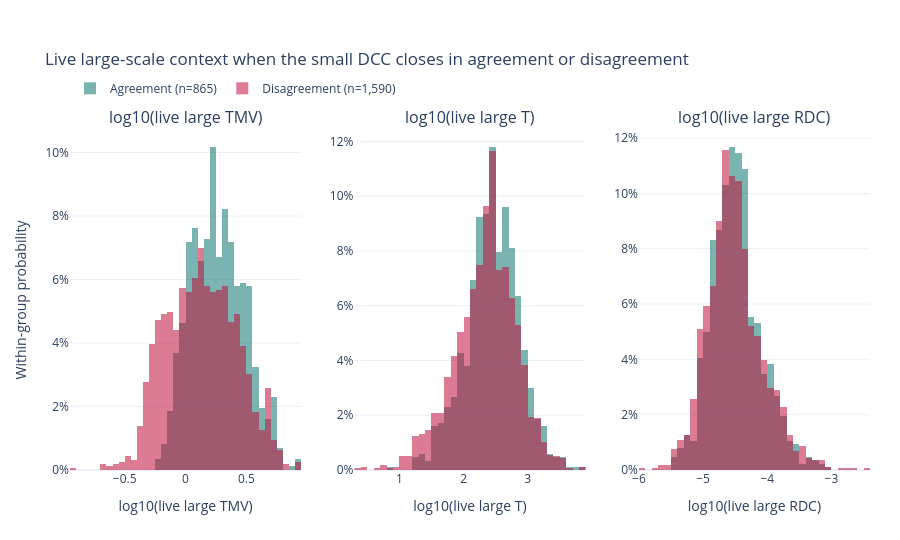

This figure's notebook cell:
### Code cell
large_context_plot_rows = large_context_rows.loc[~large_context_rows["large_dcc_same_bar"]].copy()
positive_large_context = large_context_plot_rows[large_live_columns].gt(0.0).all(axis=1)
large_context_plot_rows = large_context_plot_rows.loc[positive_large_context]
large_relationship_fig = plot_dc_relationship_feature_distributions(
    relationships=large_context_plot_rows,
    feature_labels={
        "large_tmv_at_dcc_close": "log10(live large TMV)",
        "large_t_at_dcc_close": "log10(live large T)",
        "large_rdc_at_dcc_close": "log10(live large RDC)",
    },
    relationship_column="new_small_relationship_at_close",
    title="Live large-scale context when the small DCC closes in agreement or disagreement",
)
large_relationship_fig.show()

### Figure 1 — Plotly figure (JSON) as saved in the notebook; plotly's stock layout.template omitted (floating-point values rounded to 4 significant figures; data arrays with more than 128 entries replaced by an {"elided": "..."} marker saying what was removed)
{"data": [{"bingroup": "large_tmv_at_dcc_close", "histnorm": "probability", "hovertemplate": "log10(live large TMV)=%{x:.4f}<br>within-group share=%{y:.2%}<extra></extra>", "legendgroup": "agreement", "marker": {"color": "#0f766e"}, "name": "Agreement (n=865)", "nbinsx": 55, "opacity": 0.55, "showlegend": true, "x": {"elided": "865 float values"}, "type": "histogram", "xaxis": "x", "yaxis": "y"}, {"bingroup": "large_tmv_at_dcc_close", "histnorm": "probability", "hovertemplate": "log10(live large TMV)=%{x:.4f}<br>within-group share=%{y:.2%}<extra></extra>", "legendgroup": "disagreement", "marker": {"color": "#be123c"}, "name": "Disagreement (n=1,590)", "nbinsx": 55, "opacity": 0.55, "showlegend": true, "x": {"elided": "1590 float values"}, "type": "histogram", "xaxis": "x", "yaxis": "y"}, {"bingroup": "large_t_at_dcc_close", "histnorm": "probability", "hovertemplate": "log10(live large T)=%{x:.4f}<br>within-group share=%{y:.2%}<extra></extra>", "legendgroup": "agreement", "marker": {"color": "#0f766e"}, "name": "Agreement (n=865)", "nbinsx": 55, "opacity": 0.55, "showlegend": false, "x": {"elided": "865 float values"}, "type": "histogram", "xaxis": "x2", "yaxis": "y2"}, {"bingroup": "large_t_at_dcc_close", "histnorm": "probability", "hovertemplate": "log10(live large T)=%{x:.4f}<br>within-group share=%{y:.2%}<extra></extra>", "legendgroup": "disagreement", "marker": {"color": "#be123c"}, "name": "Disagreement (n=1,590)", "nbinsx": 55, "opacity": 0.55, "showlegend": false, "x": {"elided": "1590 float values"}, "type": "histogram", "xaxis": "x2", "yaxis": "y2"}, {"bingroup": "large_rdc_at_dcc_close", "histnorm": "probability", "hovertemplate": "log10(live large RDC)=%{x:.4f}<br>within-group share=%{y:.2%}<extra></extra>", "legendgroup": "agreement", "marker": {"color": "#0f766e"}, "name": "Agreement (n=865)", "nbinsx": 55, "opacity": 0.55, "showlegend": false, "x": {"elided": "865 float values"}, "type": "histogram", "xaxis": "x3", "yaxis": "y3"}, {"bingroup": "large_rdc_at_dcc_close", "histnorm": "probability", "hovertemplate": "log10(live large RDC)=%{x:.4f}<br>within-group share=%{y:.2%}<extra></extra>", "legendgroup": "disagreement", "marker": {"color": "#be123c"}, "name": "Disagreement (n=1,590)", "nbinsx": 55, "opacity": 0.55, "showlegend": false, "x": {"elided": "1590 float values"}, "type": "histogram", "xaxis": "x3", "yaxis": "y3"}], "layout": {"xaxis": {"anchor": "y", "domain": [0.0, 0.2889], "title": {"text": "log10(live large TMV)"}}, "yaxis": {"anchor": "x", "domain": [0.0, 1.0], "title": {"text": "Within-group probability"}, "tickformat": ".0%"}, "xaxis2": {"anchor": "y2", "domain": [0.3556, 0.6444], "title": {"text": "log10(live large T)"}}, "yaxis2": {"anchor": "x2", "domain": [0.0, 1.0], "tickformat": ".0%"}, "xaxis3": {"anchor": "y3", "domain": [0.7111, 1.0], "title": {"text": "log10(live large RDC)"}}, "yaxis3": {"anchor": "x3", "domain": [0.0, 1.0], "tickformat": ".0%"}, "annotations": [{"font": {"size": 16}, "showarrow": false, "text": "log10(live large TMV)", "x": 0.1444, "xanchor": "center", "xref": "paper", "y": 1.0, "yanchor": "bottom", "yref": "paper"}, {"font": {"size": 16}, "showarrow": false, "text": "log10(live large T)", "x": 0.5, "xanchor": "center", "xref": "paper", "y": 1.0, "yanchor": "bottom", "yref": "paper"}, {"font": {"size": 16}, "showarrow": false, "text": "log10(live large RDC)", "x": 0.8556, "xanchor": "center", "xref": "paper", "y": 1.0, "yanchor": "bottom", "yref": "paper"}], "legend": {"orientation": "h", "yanchor": "bottom", "y": 1.08, "xanchor": "left", "x": 0.0}, "margin": {"l": 70, "r": 30, "t": 130, "b": 70}, "title": {"text": "Live large-scale context when the small DCC closes in agreement or disagreement"}, "barmode": "overlay", "height": 540, "hovermode": "closest"}}
